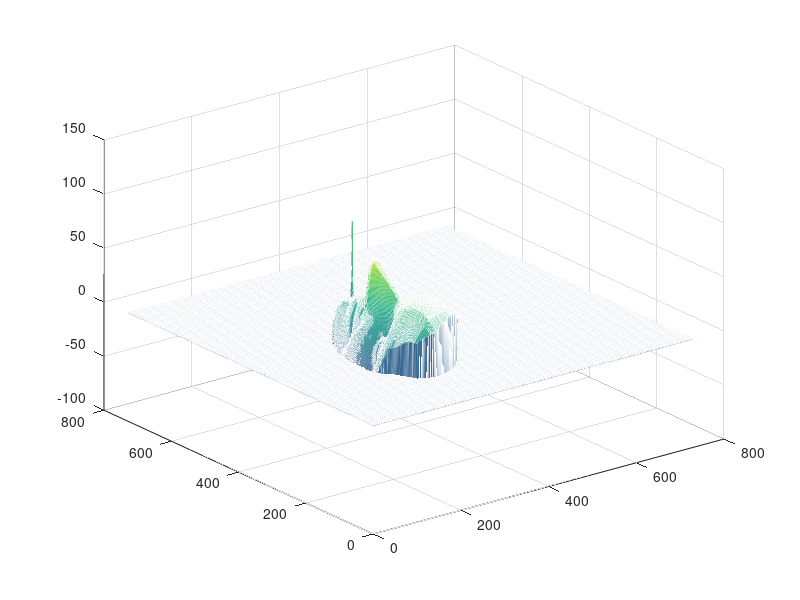

Reproduce this figure in MATLAB.
function [  ] = RecoverMaskDepth(  )
%RECOVERMASKDEPTH Summary of this function goes here
%   Detailed explanation goes here

L = importdata('LightDirV.mat'); % result from recover_light step
I = importdata('RefImage.mat'); %input data
MaskImage = importdata('RefMaskImage.mat'); %input data
NormalPQ = importdata('RefNormalPQV.mat');
[imageWidth, imageHeight] = size(I);
Nref = zeros(imageWidth, imageHeight);
RefZ = importdata('RefHeightMat.mat'); %input data
ComputedImage = importdata('ComputedImage.mat'); % result from recover_light step

albedo = 0.8;

landa = 0.75;

%countTotal = 0;%count2+count3
%count1 = 0;%internal
%count2 = 0;%boundary

tic;
%build masked index mapping, including internal and boundary
%Index Mat->index
%Index index->Mat(i,j)
%MatXYToIndex = zeros(imageWidth, imageHeight);
for i = 1:imageWidth
    for j = 1:imageHeight
        if(MaskImage(i, j) > 0.5)
            
            Nref(i, j) = sqrt(NormalPQ(((i-1)*imageHeight+j-1)*2+1)^2+NormalPQ(((i-1)*imageHeight+j-1)*2+2)^2+1);
            
            %countTotal = countTotal + 1;
            %MatXYToIndex(i, j) = countTotal;
            %IndexToMatX(countTotal) = i;
            %IndexToMatY(countTotal) = j;
        end
    end
end


%build boundary index maaping
% for i = 2:imageWidth
%     for j = 2:imageHeight
%         if(MaskImage(i, j) == 2) %boundary
%             count2 = count2 + 1;
%             BoundaryIndexX(count2) = i;
%             BoundaryIndexY(count2) = j;
%         end
%     end
% end
% 
% count1 = countTotal - count2; %internal

MatXYToIndex = importdata('MatXYToIndex.mat');
MatXYToBoundary = importdata('MatXYToBoundary.mat');
IndexToMatX = importdata('IndexToMatXV.mat');
IndexToMatY = importdata('IndexToMatYV.mat');
BoundaryIndexX = importdata('BoundaryIndexXV.mat');
BoundaryIndexY = importdata('BoundaryIndexYV.mat');
[sizeX, sizeY] = size(IndexToMatX);
countTotal = sizeY;
[sizeX, sizeY] = size(BoundaryIndexX);
count2 = sizeY;
count1 = countTotal - count2;

% for sparse
G = fspecial('gaussian',[3,3],3);
step2GArray = zeros(1, 9);
for k = 1:9
    step2GArray(k) = -G(k);
end
step2GArray(5) = 1 + step2GArray(5);


Ai1 = zeros(1, count1*3);
Aj1 = zeros(1, count1*3);
As1 = zeros(1, count1*3);
B1 = zeros(1, countTotal);
B11 = zeros(1, countTotal);
B12 = zeros(1, countTotal);
toc;

fprintf('1:\n');
tic;
indexCount = 0;
for i = 2:imageWidth
    for j = 2:imageHeight
        if(MaskImage(i, j) == 1) % internal
            currentIndex = MatXYToIndex(i, j);
            B11(currentIndex) = ComputedImage(i, j); % precise value
            B12(currentIndex) = - albedo * L(1) - albedo/Nref(i, j) * L(4);       

            B1(currentIndex) = ComputedImage(i, j) - albedo * L(1) - albedo/Nref(i, j) * L(4);       

            indexCount = indexCount + 1;
            Ai1(indexCount) = currentIndex;
            Aj1(indexCount) = MatXYToIndex(i, j);
            As1(indexCount) = albedo/Nref(i, j) * (L(2)+L(3));%x,y
            indexCount = indexCount + 1;
            Ai1(indexCount) = currentIndex;
            Aj1(indexCount) = MatXYToIndex(i+1, j);
            As1(indexCount) = -albedo/Nref(i, j) * L(2);%x+1,y
            indexCount = indexCount + 1;
            Ai1(indexCount) = currentIndex;
            Aj1(indexCount) = MatXYToIndex(i, j+1);
            As1(indexCount) = -albedo/Nref(i, j) * L(3);%x,y+1
        end
    end
end
toc

A1 = sparse(Ai1, Aj1, As1, countTotal, countTotal);

Ai2 = zeros(1, count1*9);
Aj2 = zeros(1, count1*9);
As2 = zeros(1, count1*9);
B2 = zeros(1, countTotal);

fprintf('2\n');
tic;
indexCount = 0;
for i = 2:imageWidth-1
    for j = 2:imageHeight-1
        if(MaskImage(i, j) == 1)
            currentIndex = MatXYToIndex(i, j);
            
            step2IndexArrayX = [i-1, i, i+1, i-1, i, i+1, i-1, i, i+1];
            step2IndexArrayY = [j-1, j-1, j-1, j, j, j, j+1, j+1, j+1];
            
            btmp = RefZ(i, j);
            for k = 1:9
                indexCount = indexCount + 1;
                Ai2(indexCount) = currentIndex;
                Aj2(indexCount) = MatXYToIndex(step2IndexArrayX(k), step2IndexArrayY(k));
                As2(indexCount) = landa * step2GArray(k);
                
                btmp = btmp - G(k) * RefZ(step2IndexArrayX(k), step2IndexArrayY(k));
            end
            
            B2(currentIndex) = landa * btmp;
         
        end
    end
end
toc;

A2 = sparse(Ai2, Aj2, As2, countTotal, countTotal);

count3 = 0;

B3 = zeros(1, countTotal);

fprintf('3\n');
indexCount = 0;
breakFlag = 0;
for i = 2:imageWidth-1
    for j = 2:imageHeight-1
        if(MaskImage(i, j) == 2) %boundary
            currentIndex = MatXYToIndex(i, j);
            
            step2IndexArrayX = [i-1, i, i+1, i-1, i, i+1, i-1, i, i+1];
            step2IndexArrayY = [j-1, j-1, j-1, j, j, j, j+1, j+1, j+1];
            
            count3 = count3 + 1;
            if(count3 == count2)
                breakFlag = 1;
                    break;
            end
            
            btmp = RefZ(i, j);
            scale = 0;
            for k = 1:9
                if(MaskImage(step2IndexArrayX(k), step2IndexArrayY(k)) > 0.5)
%                     indexCount = indexCount + 1;
%                     Ai3(indexCount) = currentIndex;
%                     Aj3(indexCount) = MatXYToIndex(step2IndexArrayX(k), step2IndexArrayY(k));
%                     As3(indexCount) = landa * step2GArray(k);

                    scale = scale + G(k);
                    %btmp = btmp - G(k) * RefZ(step2IndexArrayX(k), step2IndexArrayY(k)); 
                end
            end
            
            btmp = RefZ(i, j);
            scale = 1 / scale;
            for k = 1:9
                if(MaskImage(step2IndexArrayX(k), step2IndexArrayY(k)) > 0.5)
                    indexCount = indexCount + 1;
                    Ai3(indexCount) = currentIndex;
                    Aj3(indexCount) = MatXYToIndex(step2IndexArrayX(k), step2IndexArrayY(k));
                    if k == 5
                        As3(indexCount) = landa * (1-G(k)*scale);
                    else
                        As3(indexCount) = landa * (-G(k)*scale);
                    end

                    btmp = btmp - G(k)*scale*RefZ(step2IndexArrayX(k), step2IndexArrayY(k));
                end
            end
            
            B3(currentIndex) = landa * btmp;
         
        end
    end
    if(breakFlag == 1)
        break;
    end
end
toc;

indexCount = indexCount + 1;
Ai3(indexCount) = currentIndex;
Aj3(indexCount) = currentIndex;
As3(indexCount) = 1;

B3(currentIndex) = 0;

A3 = sparse(Ai3, Aj3, As3, countTotal, countTotal);

% Ai4 = zeros(1, count2);
% Aj4 = zeros(1, count2);
% As4 = ones(1, count2);
% B4 = zeros(1, countTotal);
% %indexCount = 0;
% for i = 1:count2
%     x = BoundaryIndexX(i);
%     y = BoundaryIndexY(i);
%     currentIndex = MatXYToIndex(x,y);
%     Ai4(i) = currentIndex;
%     Aj4(i) = currentIndex;
%     B4(currentIndex) = RefZ(x,y);
% end
% A4 = sparse(Ai4, Aj4, As4, countTotal, countTotal);

A = A1+A2+A3;
B = B11+B12+B2+B3;

%A = A1+A2+A4;
%B = B11+B12+B2+B4;

x = IndexToMatX(currentIndex);
y = IndexToMatY(currentIndex);

fprintf('%d %d %f\n', x, y, RefZ(x,y));

B(currentIndex) = RefZ(x,y);

RefH = zeros(countTotal, 1);
for k = 1:countTotal
    x = IndexToMatX(k);
    y = IndexToMatY(k);
    RefH(k) = RefZ(x,y);
end

fprintf('Ax=B\n');
tic;
X = A \ B';
toc;

fprintf('rest\n');
tic;
% X to HeightMap
HeightImage = zeros(imageWidth, imageHeight);
for k = 1:countTotal
    i = IndexToMatX(k);
    j = IndexToMatY(k);
    if(MaskImage(i, j) > 0.5)
        HeightImage(i, j) = X(k);
    else
        HeightImage(i, j) = 0;
    end
end

save HeightImageMat.mat HeightImage;

% SaveObjMesh('ResultObj.obj', HeightImage, MaskImage);
toc;

mesh(HeightImage);

end

